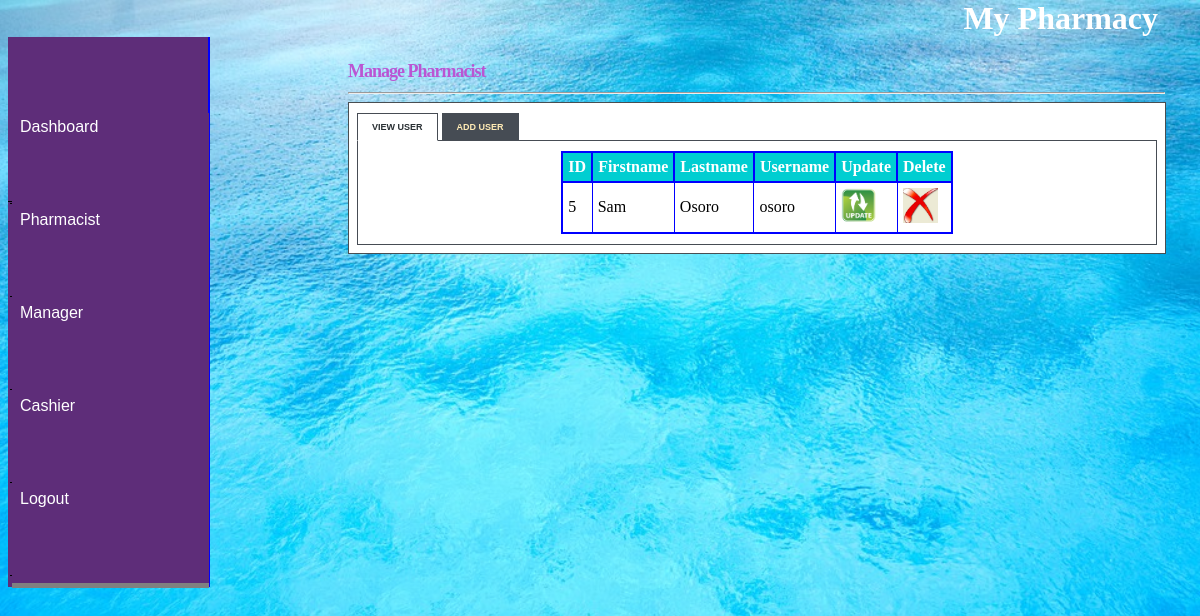
/admin_pharmacist.php (signed in), run on the app's committed database.
### tables this page shows
CREATE TABLE IF NOT EXISTS `pharmacist` (
  `pharmacist_id` tinyint(5) NOT NULL AUTO_INCREMENT,
  `first_name` varchar(15) NOT NULL,
  `last_name` varchar(15) NOT NULL,
  `staff_id` varchar(10) NOT NULL,
  `postal_address` varchar(20) NOT NULL,
  `phone` varchar(12) NOT NULL,
  `email` varchar(20) NOT NULL,
  `username` varchar(10) NOT NULL,
  `password` varchar(10) NOT NULL,
  `date` datetime NOT NULL,
  PRIMARY KEY (`pharmacist_id`)
);

### admin_pharmacist.php (the view, shortened to what this page needs)
<!DOCTYPE html>
<html>
<head>
<link rel="stylesheet" type="text/css" href="style/mystyle.css">
<link rel="stylesheet" href="style/style.css" type="text/css" media="screen" />
<link rel="stylesheet" href="style/table.css" type="text/css" media="screen" />
</head>
<body background="images/bng.jpg">
<div id="content">
<div id="header">
<h1>My Pharmacy</h1></div>
<div id="left_column">
<div id="button">
		<ul>
			<li><a href="admin.php">Dashboard</a></li>
			<li><a href="admin_pharmacist.php">Pharmacist</a></li>
			<li><a href="admin_manager.php">Manager</a></li>
			<li><a href="admin_cashier.php">Cashier</a></li>
			<li><a href="logout.php">Logout</a></li>
		</ul>
</div>
</div>
<div id="main">
<div id="tabbed_box" class="tabbed_box">
    <h4>Manage Pharmacist</h4>
<hr/>
    <div class="tabbed_area">
        <ul class="tabs">
            <li><a href="javascript:tabSwitch('tab_1', 'content_1');" id="tab_1" class="active">View User</a></li>
            <li><a href="javascript:tabSwitch('tab_2', 'content_2');" id="tab_2">Add User</a></li>
        </ul>
        <div id="content_1" class="content">
		<?php echo $message;
        include_once('connect_db.php');
       $result = mysqli_query($con, "SELECT * FROM pharmacist")or die(mysqli_error());
        echo "<table border='1' cellpadding='5'align='center'>";
        echo "<tr> <th>ID</th><th>Firstname </th> <th>Lastname </th> <th>Username </th><th>Update </th><th>Delete</th></tr>";
        while($row = mysqli_fetch_array( $result )) {
                echo "<tr>";
                echo '<td>' . $row['pharmacist_id'] . '</td>';
                echo '<td>' . $row['first_name'] . '</td>';
				echo '<td>' . $row['last_name'] . '</td>';
				echo '<td>' . $row['username'] . '</td>';
				?>
				<td><a href="update_pharmacist.php?username=<?php echo $row['username']?>"><img src="images/update-icon.png" width="35" height="35" border="0" /></a></td>
				<td><a href="delete_pharmacist.php?pharmacist_id=<?php echo $row['pharmacist_id']?>"><img src="images/delete-icon.jpg" width="35" height="35" border="0" /></a></td>
				<?php
		 }
        echo "</table>";
?>
        </div>
    </div>
</div>
</div>
</div>
</body>
</html>

### style/mystyle.css (style rules this page uses)
body { margin-top: 0px; padding-top: 0px; height: 100%; width: 100%; background-repeat: no-repeat; background-size: cover; }
#content { margin-left: auto; margin-right: auto; background-image: "images/bng.jpg"; width: 100%; height: 100%; }
#header h1 { margin: 0px; padding-top: 0px; margin-right: 50px; text-align: right; color: #fff; font-family: "Comic Sans MS" }
#left_column { clear: all; float: left; width: 200px; height: 550px; background: #5e2d79; border-right:solid 2px blue; }
#main { clear: all; width: 780px; height: 550px; background-image: "images/bng.jpg"; }
#button { width: 11.5em; height:5.5em; padding: 0 0 1em 0; margin-top: 4.5em; margin-bottom: 1em; font-family: 'Trebuchet MS', 'Lucida Grande', Verdana, Arial, Sans-serif; background: #5e2d79; color: #fff; }
#button ul { list-style: none; margin: 0; padding: 2px; height:5.5em; width: 11.5em; border-bottom: 0.5px solid black; }
#button li { border-bottom: 0.5px solid black; margin: 0; padding: 2px; list-style: none; height:5.5em; width: 11.5em; list-style-image: none; }
#button li a { display: block; padding: 5px 5px 5px 0.5em; border-bottom: 5px solid grey; background-color: #5e2d79; color: #fff; height:5.5em; text-decoration: none; width: 11.5em; }
html>body #button li a { width: auto; height:5.5em; width: 11.5em; }

### style/style.css (style rules this page uses)
#tabbed_box { margin: 0px auto 0px 220px; width: 650px; }
.tabbed_box h4 { font-size: 18px; color:#BA55D3; letter-spacing:-1px; margin-bottom:10px; margin-left: 120px; }
.tabbed_area { border: 1px solid #494e52; background-color: #fff; padding:8px; width: 800px; height: 100%; margin-left: 120px; }
hr { margin-left: 120px; margin-right:2px; width:815px }
ul.tabs { margin: 0px; padding: 0px; margin-top: 5px; margin-bottom: 6px; }
ul.tabs li { list-style: none; display: inline; }
ul.tabs li a { background-color: #464c54; color: #ffebb5; padding: 8px 14px 8px 14px; text-decoration: none; font-size: 9px; font-family: Verdana, Arial, Helvetica, sans-serif; font-weight: bold; text-transform: uppercase; border: 1px solid #464c54; }
ul.tabs li a.active { background-color: #ffffff; color: #282e32; border: 1px solid #464c54; border-bottom: 1px solid #ffffff; }
.content { background-color: #ffffff; padding: 10px; border: 1px solid #464c54; }

### style/table.css (style rules this page uses)
table { border-collapse:collapse; }
table,th { border: 2px solid blue; }
th { background-color: #00CED1; color:white; }

### admin_pharmacist.php (style rules this page uses)
#main { height: 550px; }

### data on the page
pharmacist: pharmacist_id "5", first_name "Sam", last_name "Osoro", username "osoro"
